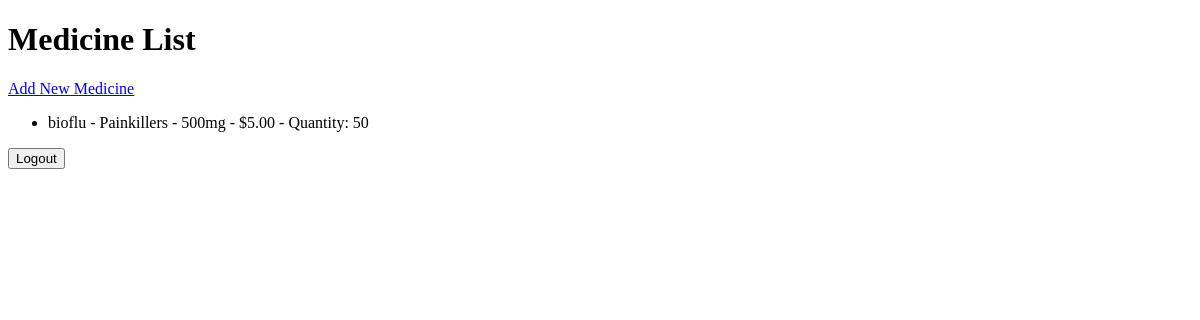
The app's page /admin-dashboard/medicine_list/, older data.
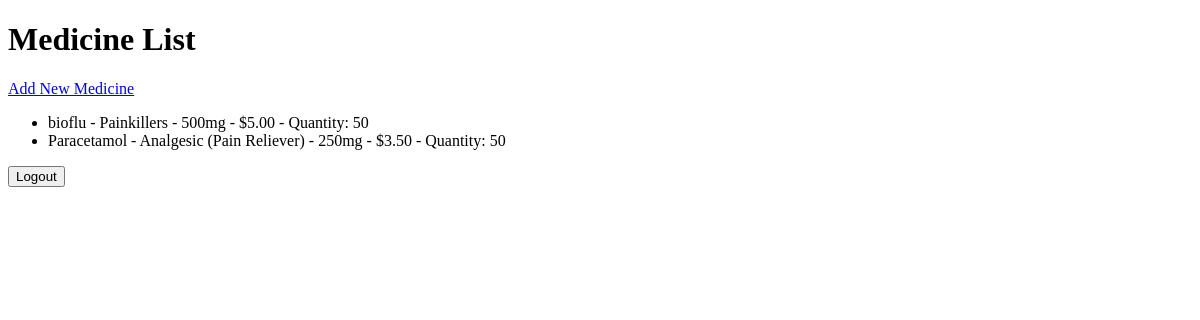
The same page, newer data.
### admin_dashboard/models.py (models this page shows, shortened)
class Medicine(models.Model):
    name = models.CharField(max_length=100)
    description = models.TextField()
    strength = models.CharField(max_length=50)
    category = models.CharField(max_length=100)
    price = models.DecimalField(max_digits=10, decimal_places=2)
    quantity = models.PositiveIntegerField()  # Prevents negative quantities

### admin_dashboard/views.py (the view)
# urls.py: path('medicine_list/', views.medicine_list, name='medicine_list'),  # URL for listing medicines
def medicine_list(request):
    medicines = Medicine.objects.all()  # Fetch all medicines from the database
    return render(request, 'medicine_list.html', {'medicines': medicines})

### admin_dashboard/templates/medicine_list.html (shortened to what this page needs)
<!DOCTYPE html>
<html lang="en">
<head>
</head>
<body>
    <h1>Medicine List</h1>
    <a href="{% url 'admin_dashboard:add_medicine' %}">Add New Medicine</a>
    <ul>
        {% for medicine in medicines %}
            <li>{{ medicine.name }} - {{ medicine.category }} - {{ medicine.strength }} - ${{ medicine.price }} - Quantity: {{ medicine.quantity }}</li>
        {% endfor %}
    </ul>
    <form action="{% url 'logout' %}" method="post">
        <button type="submit">Logout</button>
    </form>
</body>
</html>

Row changes from the older to the newer data that the page shows:
added Medicine: name "Paracetamol", category "Analgesic (Pain Reliever)", strength "250mg", price "3.50", quantity "50"
